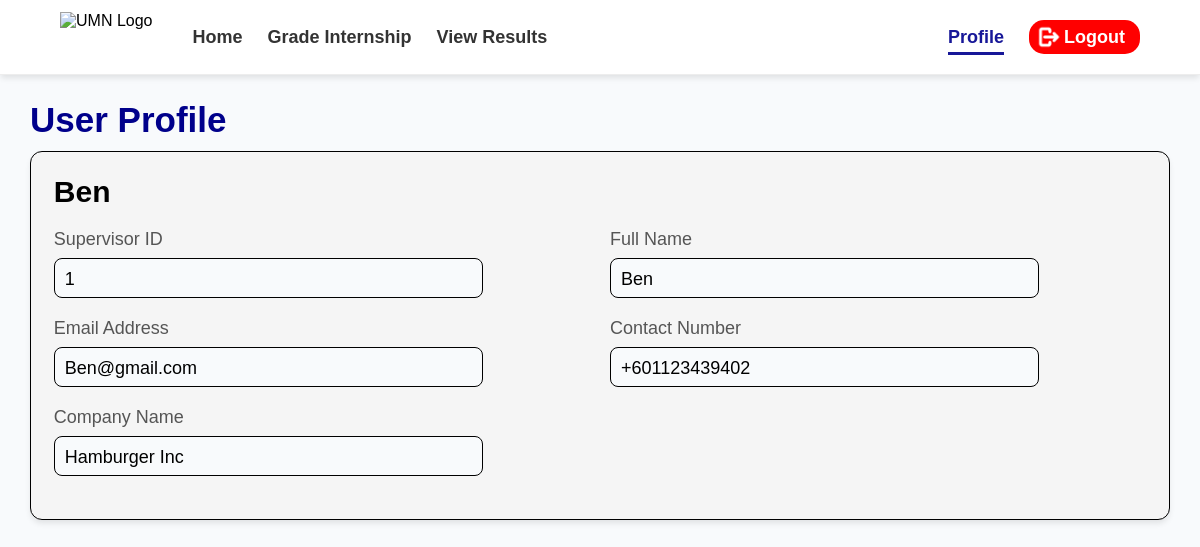
The page /Assessor/Supervisor_Profile.php (signed in) on the database its author committed.
### tables this page shows
CREATE TABLE `inds_supervisor` (
  `Supvr_ID` int(11) NOT NULL,
  `Company_ID` int(11) NOT NULL,
  `User_ID` int(11) NOT NULL,
  `Full_Name` varchar(60) NOT NULL,
  `Email_Addr` varchar(50) NOT NULL,
  `Contact_No` varchar(25) NOT NULL,
  `Gender` enum('Male','Female') DEFAULT NULL
);

CREATE TABLE `company` (
  `Company_ID` int(11) NOT NULL,
  `Reg_Comp_Name` varchar(60) NOT NULL,
  `Reg_No.` varchar(50) NOT NULL,
  `Comp_Address` varchar(50) NOT NULL
);

### Assessor/Get_Supervisor_Profile.php (called while the page is built, shortened)
<?php
require_once '../global.php';
$user_id = $_SESSION['User_ID'];
$query = "SELECT s.*, c.Reg_Comp_Name
          FROM inds_supervisor s
          JOIN company c ON s.Company_ID = c.Company_ID
          WHERE s.User_ID = ?";
$stmt = $conn->prepare($query);
$stmt->bind_param("i", $user_id);
$stmt->execute();
$result = $stmt->get_result();
if ($result->num_rows === 1) {
    $profile = $result->fetch_assoc();
} else {
    die("Error! Profile not found!");
}
?>

### Assessor/Supervisor_Profile.php (the view, shortened to what this page needs)
<?php require_once 'Get_Supervisor_Profile.php'; ?>
<!DOCTYPE html>
<html lang="en">
<head>
    <link rel="stylesheet" href="../Global.css">
    <link rel="stylesheet" href="../Profile_Page.css">
</head>
<body>
<header>
    <nav class="navbar">
        <div class="nav-left">
            <img src="../Assets/UNMLogo.png" alt="UMN Logo" class="nav-logo">
            <ul class="nav-links">
                <li><a href="Supervisor_Page.php">Home</a></li>
                <li><a href="Supervisor_Internship_Grading.php">Grade Internship</a></li>
                <li><a href="../Main_Result_Viewing.php">View Results</a></li>
            </ul>
        </div>
        <div class="nav-right">
            <ul class="nav-links">
                <li><a href="Supervisor_Profile.php" class="active">Profile</a></li>
                <a href="../Logout.php" class="logout-text"><button type="button" class="logoutbtn"><img src="../Assets/Logout.png" class="logoutIcon">Logout</button></a>
            </ul>
        </div>
    </nav>
</header>
<main>
    <h1 id="title">User Profile</h1>
    <div class="infoContainer">
        <h2 class="profile-name"><?= htmlspecialchars($profile['Full_Name']) ?></h2>
        <div class="form-grid">
            <div class="detail-group">
                <span class="detail-label">Supervisor ID</span>
                <div class="detail-value"><?= htmlspecialchars($profile['Supvr_ID']) ?></div>
            </div>
            <div class="detail-group">
                <span class="detail-label">Full Name</span>
                <div class="detail-value"><?= htmlspecialchars($profile['Full_Name']) ?></div>
            </div>
            <div class="detail-group">
                <span class="detail-label">Email Address</span>
                <div class="detail-value"><?= htmlspecialchars($profile['Email_Addr']) ?></div>
            </div>
            <div class="detail-group">
                <span class="detail-label">Contact Number</span>
                <div class="detail-value"><?= htmlspecialchars($profile['Contact_No']) ?></div>
            </div>
            <div class="detail-group">
                <span class="detail-label">Company Name</span>
                <div class="detail-value"><?= htmlspecialchars($profile['Reg_Comp_Name']) ?></div>
            </div>
        </div>
    </div>
</main>
</body>
</html>

### Global.css (style rules this page uses)
* { box-sizing: border-box; }
input, button, select, textarea, datalist { font-family: inherit; }
.navbar { background-color: white; padding: 12px 5%; box-shadow: 0 4px 6px -1px rgba(0, 0, 0, 0.1); border-bottom: 1px solid rgb(237, 237, 237); position: fixed; top: 0; left: 0; width: 100%; z-index: 1000; display: flex; justify-content: space-between; align-items: center; }
.nav-left { display: flex; align-items: center; gap: 40px; }
.nav-logo { height: 50px; width: auto; }
.nav-links { display: flex; align-items: center; list-style: none; display: flex; gap: 25px; margin: 0; padding: 0; }
.nav-links li a { text-decoration: none; color: #333; font-size: 18px; font-weight: bold; padding-bottom: 5px; }
.nav-links li a.active { text-decoration: none; color: rgb(23, 23, 152); border-bottom: 3px solid rgb(23, 23, 152); }
.nav-right a.logout-text { text-decoration: none; color: #d9534f; font-size: 18px; font-weight: bold; }
body { background-color: #f8fafc; width: 95%; max-width: 1400px; margin: 100px auto; font-family: Arial, Helvetica, sans-serif; }
#title { font-size: 35px; color: darkblue; margin-bottom: 1%; }
.infoContainer { color: #444; padding: 2%; background: whitesmoke; border-radius: 12px; box-shadow: 0 4px 6px -1px rgba(0, 0, 0, 0.1); border: 1px solid black; margin-bottom: 2%; }
.form-grid { display: grid; grid-template-columns: repeat(2, 1fr); gap: 20px; margin-bottom: 20px; }
.logoutIcon { width: 30px; height: 30px; margin-left: 0; filter: brightness(0) invert(1); }
.logoutbtn { display: flex; align-items: center; background-color: red; color: white; border: 1px transparent; border-radius: 15px; font-weight: bold; font-size: 18px; padding-top: 2px; padding-bottom: 2px; padding-left: 5px; padding-right: 15px; transition: transform 0.2s ease, box-shadow 0.2s ease; }

### Profile_Page.css (style rules this page uses)
.profile-name { color: black; font-weight: bold; font-size: 30px; margin-top: 0; margin-bottom: 20px; }
.detail-group { display: flex; flex-direction: column; }
.detail-label { font-size: 18px; color: #555; margin-bottom: 8px; }
.detail-value { height: 40px; font-size: 18px; color: #000; padding: 10px 10px; background-color: #f8fafc; border: 1px solid black; border-radius: 8px; width: 80%; }

### rows shown on the page
inds_supervisor: Full_Name "Ben", Supvr_ID "1", Email_Addr "Ben@gmail.com", Contact_No "+601123439402", Company_ID.Reg_Comp_Name "Hamburger Inc"
